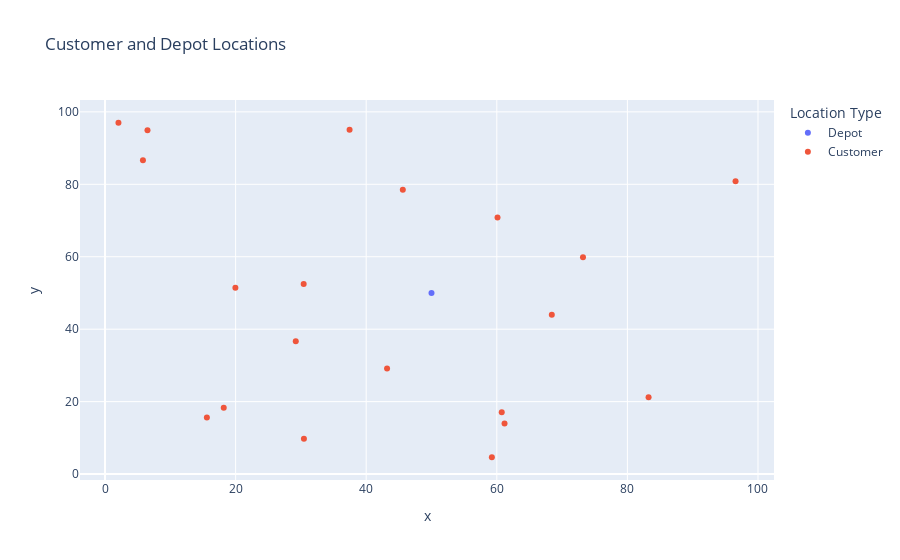

The notebook cell this image was saved under:
### Code cell
import plotly.express as px

fig = px.scatter(coords_df, x='x', y='y', color=['Depot'] + ['Customer']*num_customers, 
                 labels={'color': 'Location Type'}, title='Customer and Depot Locations')

fig.show()

### Figure 1 — Plotly figure (JSON) as saved in the notebook; plotly's stock layout.template omitted (floating-point values rounded to 4 significant figures)
{"data": [{"hovertemplate": "Location Type=Depot<br>x=%{x}<br>y=%{y}<extra></extra>", "legendgroup": "Depot", "marker": {"color": "#636efa", "symbol": "circle"}, "mode": "markers", "name": "Depot", "orientation": "v", "showlegend": true, "type": "scatter", "x": [50], "xaxis": "x", "y": [50], "yaxis": "y"}, {"hovertemplate": "Location Type=Customer<br>x=%{x}<br>y=%{y}<extra></extra>", "legendgroup": "Customer", "marker": {"color": "#EF553B", "symbol": "circle"}, "mode": "markers", "name": "Customer", "orientation": "v", "showlegend": true, "type": "scatter", "x": [37.45, 73.2, 15.6, 5.808, 60.11, 2.058, 83.24, 18.18, 30.42, 43.19, 61.19, 29.21, 45.61, 19.97, 59.24, 60.75, 6.505, 96.56, 30.46, 68.42], "xaxis": "x", "y": [95.07, 59.87, 15.6, 86.62, 70.81, 96.99, 21.23, 18.34, 52.48, 29.12, 13.95, 36.64, 78.52, 51.42, 4.645, 17.05, 94.89, 80.84, 9.767, 44.02], "yaxis": "y"}], "layout": {"legend": {"title": {"text": "Location Type"}, "tracegroupgap": 0}, "title": {"text": "Customer and Depot Locations"}, "xaxis": {"anchor": "y", "domain": [0, 1], "title": {"text": "x"}}, "yaxis": {"anchor": "x", "domain": [0, 1], "title": {"text": "y"}}}}
